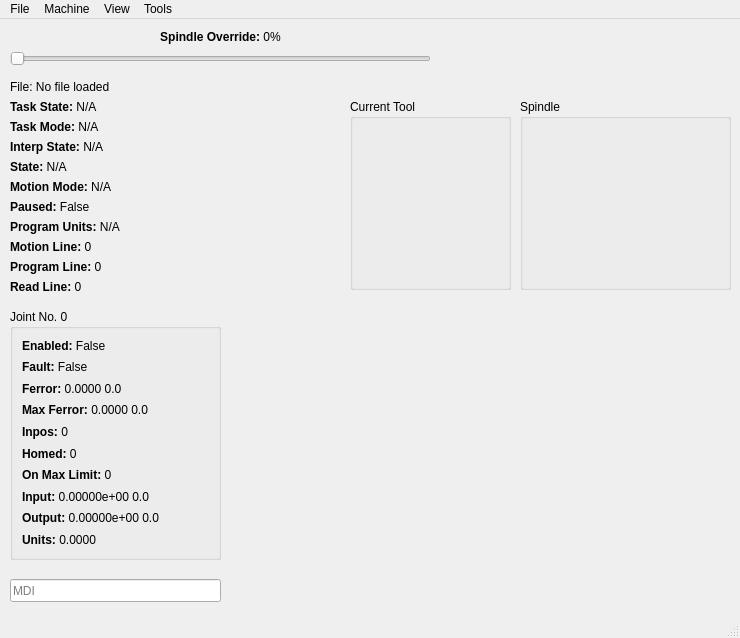
 <widget class="VCPMainWindow" name="Form">
  <property name="geometry">
   <rect>
    <x>0</x>
    <y>0</y>
    <width>740</width>
    <height>638</height>
   </rect>
  </property>
  <property name="focusPolicy">
   <enum>Qt::StrongFocus</enum>
  </property>
  <property name="windowTitle">
   <string>QtPyVCP Demo - Status Labels</string>
  </property>
  <property name="toolTipDuration">
   <number>-1</number>
  </property>
  <property name="promptAtExit" stdset="0">
   <bool>false</bool>
  </property>
  <property name="promot_on_exit" stdset="0">
   <bool>false</bool>
  </property>
  <widget class="QWidget" name="centralwidget">
   <widget class="StatusLabel" name="statuslabelnew_4">
    <property name="geometry">
     <rect>
      <x>10</x>
      <y>120</y>
      <width>191</width>
      <height>16</height>
     </rect>
    </property>
    <property name="text">
     <string>&lt;b&gt;Interp State: &lt;/b&gt;N/A</string>
    </property>
    <property name="rules" stdset="0">
     <string>[{&quot;channels&quot;: [{&quot;url&quot;: &quot;status:interp_state?text&quot;, &quot;trigger&quot;: true}], &quot;property&quot;: &quot;Text&quot;, &quot;expression&quot;: &quot;\&quot;&lt;b&gt;Interp State: &lt;/b&gt;\&quot; + ch[0]&quot;, &quot;name&quot;: &quot;interp state&quot;}]</string>
    </property>
   </widget>
   <widget class="StatusLabel" name="statuslabelnew_7">
    <property name="geometry">
     <rect>
      <x>10</x>
      <y>180</y>
      <width>191</width>
      <height>16</height>
     </rect>
    </property>
    <property name="text">
     <string>&lt;b&gt;Paused: &lt;/b&gt;False</string>
    </property>
    <property name="rules" stdset="0">
     <string>[{&quot;channels&quot;: [{&quot;url&quot;: &quot;status:paused?text&quot;, &quot;trigger&quot;: true}], &quot;property&quot;: &quot;Text&quot;, &quot;expression&quot;: &quot;\&quot;&lt;b&gt;Paused: &lt;/b&gt;\&quot; + ch[0]&quot;, &quot;name&quot;: &quot;paused&quot;}]</string>
    </property>
   </widget>
   <widget class="StatusLabel" name="statuslabelnew_5">
    <property name="geometry">
     <rect>
      <x>10</x>
      <y>140</y>
      <width>191</width>
      <height>16</height>
     </rect>
    </property>
    <property name="text">
     <string>&lt;b&gt;State: &lt;/b&gt;N/A</string>
    </property>
    <property name="rules" stdset="0">
     <string>[{&quot;channels&quot;: [{&quot;url&quot;: &quot;status:state?text&quot;, &quot;trigger&quot;: true}], &quot;property&quot;: &quot;Text&quot;, &quot;expression&quot;: &quot;\&quot;&lt;b&gt;State: &lt;/b&gt;\&quot; + ch[0]&quot;, &quot;name&quot;: &quot;state&quot;}]</string>
    </property>
   </widget>
   <widget class="StatusLabel" name="statuslabelnew_6">
    <property name="geometry">
     <rect>
      <x>10</x>
      <y>160</y>
      <width>191</width>
      <height>16</height>
     </rect>
    </property>
    <property name="text">
     <string>&lt;b&gt;Motion Mode: &lt;/b&gt;N/A</string>
    </property>
    <property name="rules" stdset="0">
     <string>[{&quot;channels&quot;: [{&quot;url&quot;: &quot;status:motion_mode?text&quot;, &quot;trigger&quot;: true}], &quot;property&quot;: &quot;Text&quot;, &quot;expression&quot;: &quot;\&quot;&lt;b&gt;Motion Mode: &lt;/b&gt;\&quot; + ch[0]&quot;, &quot;name&quot;: &quot;motion mode&quot;}]</string>
    </property>
   </widget>
   <widget class="StatusLabel" name="statuslabelnew_8">
    <property name="geometry">
     <rect>
      <x>10</x>
      <y>200</y>
      <width>191</width>
      <height>16</height>
     </rect>
    </property>
    <property name="text">
     <string>&lt;b&gt;Program Units: &lt;/b&gt;N/A</string>
    </property>
    <property name="rules" stdset="0">
     <string>[{&quot;channels&quot;: [{&quot;url&quot;: &quot;status:program_units?text&quot;, &quot;trigger&quot;: true}], &quot;property&quot;: &quot;Text&quot;, &quot;expression&quot;: &quot;\&quot;&lt;b&gt;Program Units: &lt;/b&gt;\&quot; + ch[0]&quot;, &quot;name&quot;: &quot;prog units&quot;}]</string>
    </property>
   </widget>
   <widget class="StatusLabel" name="statuslabelnew">
    <property name="geometry">
     <rect>
      <x>10</x>
      <y>10</y>
      <width>421</width>
      <height>16</height>
     </rect>
    </property>
    <property name="text">
     <string>&lt;b&gt;Spindle Override:&lt;/b&gt;     0%</string>
    </property>
    <property name="alignment">
     <set>Qt::AlignCenter</set>
    </property>
    <property name="rules" stdset="0">
     <string>[{&quot;channels&quot;: [{&quot;url&quot;: &quot;status:spindle.0.override&quot;, &quot;trigger&quot;: true}], &quot;property&quot;: &quot;Text&quot;, &quot;expression&quot;: &quot;\&quot;&lt;b&gt;Spindle Override:&lt;/b&gt; {:6.0%}\&quot;.format(ch[0])&quot;, &quot;name&quot;: &quot;override&quot;}]</string>
    </property>
   </widget>
   <widget class="StatusLabel" name="statuslabelnew_3">
    <property name="geometry">
     <rect>
      <x>10</x>
      <y>100</y>
      <width>191</width>
      <height>16</height>
     </rect>
    </property>
    <property name="text">
     <string>&lt;b&gt;Task Mode:&lt;/b&gt; N/A</string>
    </property>
    <property name="rules" stdset="0">
     <string>[{&quot;channels&quot;: [{&quot;url&quot;: &quot;status:task_mode?text&quot;, &quot;trigger&quot;: true}], &quot;property&quot;: &quot;Text&quot;, &quot;expression&quot;: &quot;\&quot;&lt;b&gt;Task Mode:&lt;/b&gt; \&quot; + ch[0]&quot;, &quot;name&quot;: &quot;Task Mode&quot;}]</string>
    </property>
   </widget>
   <widget class="StatusLabel" name="statuslabelnew_9">
    <property name="geometry">
     <rect>
      <x>10</x>
      <y>220</y>
      <width>191</width>
      <height>16</height>
     </rect>
    </property>
    <property name="text">
     <string>&lt;b&gt;Motion Line:&lt;/b&gt; 0</string>
    </property>
    <property name="rules" stdset="0">
     <string>[{&quot;channels&quot;: [{&quot;url&quot;: &quot;status:motion_line&quot;, &quot;trigger&quot;: true}], &quot;property&quot;: &quot;Text&quot;, &quot;expression&quot;: &quot;\&quot;&lt;b&gt;Motion Line:&lt;/b&gt; {}\&quot;.format(ch[0])&quot;, &quot;name&quot;: &quot;motion line&quot;}]</string>
    </property>
   </widget>
   <widget class="StatusLabel" name="statuslabelnew_11">
    <property name="geometry">
     <rect>
      <x>10</x>
      <y>60</y>
      <width>601</width>
      <height>16</height>
     </rect>
    </property>
    <property name="text">
     <string>&lt;b&gt;File: &lt;/b&gt;No file loaded</string>
    </property>
    <property name="scaledContents">
     <bool>true</bool>
    </property>
    <property name="rules" stdset="0">
     <string>[{&quot;channels&quot;: [{&quot;url&quot;: &quot;status:file&quot;, &quot;trigger&quot;: true}], &quot;property&quot;: &quot;Text&quot;, &quot;expression&quot;: &quot;\&quot;&lt;b&gt;File: &lt;/b&gt;\&quot; + ch[0]&quot;, &quot;name&quot;: &quot;file&quot;}]</string>
    </property>
   </widget>
   <widget class="ActionSlider" name="actionslider">
    <property name="geometry">
     <rect>
      <x>10</x>
      <y>30</y>
      <width>421</width>
      <height>20</height>
     </rect>
    </property>
    <property name="orientation">
     <enum>Qt::Horizontal</enum>
    </property>
    <property name="actionName" stdset="0">
     <string>spindle.0.override</string>
    </property>
   </widget>
   <widget class="StatusLabel" name="statuslabelnew_2">
    <property name="geometry">
     <rect>
      <x>10</x>
      <y>80</y>
      <width>191</width>
      <height>16</height>
     </rect>
    </property>
    <property name="text">
     <string>&lt;b&gt;Task State:&lt;/b&gt; N/A</string>
    </property>
    <property name="rules" stdset="0">
     <string>[{&quot;channels&quot;: [{&quot;url&quot;: &quot;status:task_state?text&quot;, &quot;trigger&quot;: true}], &quot;property&quot;: &quot;Text&quot;, &quot;expression&quot;: &quot;\&quot;&lt;b&gt;Task State:&lt;/b&gt; {}\&quot;.format(ch[0])&quot;, &quot;name&quot;: &quot;Task State&quot;}]</string>
    </property>
   </widget>
   <widget class="StatusLabel" name="statuslabelnew_10">
    <property name="geometry">
     <rect>
      <x>10</x>
      <y>260</y>
      <width>191</width>
      <height>16</height>
     </rect>
    </property>
    <property name="text">
     <string>&lt;b&gt;Read Line:&lt;/b&gt; 0</string>
    </property>
    <property name="rules" stdset="0">
     <string>[{&quot;channels&quot;: [{&quot;url&quot;: &quot;status:read_line&quot;, &quot;trigger&quot;: true}], &quot;property&quot;: &quot;Text&quot;, &quot;expression&quot;: &quot;\&quot;&lt;b&gt;Read Line:&lt;/b&gt; {}\&quot;.format(ch[0])&quot;, &quot;name&quot;: &quot;read line&quot;}]</string>
    </property>
   </widget>
   <widget class="QGroupBox" name="groupBox">
    <property name="geometry">
     <rect>
      <x>10</x>
      <y>290</y>
      <width>211</width>
      <height>251</height>
     </rect>
    </property>
    <property name="title">
     <string>Joint No. 0</string>
    </property>
    <layout class="QVBoxLayout" name="verticalLayout">
     <item>
      <widget class="StatusLabel" name="statuslabelnew_13">
       <property name="text">
        <string>&lt;b&gt;Enabled:&lt;/b&gt; False</string>
       </property>
       <property name="rules" stdset="0">
        <string>[{&quot;channels&quot;: [{&quot;url&quot;: &quot;status:joint.0.enabled&quot;, &quot;trigger&quot;: true}], &quot;property&quot;: &quot;Text&quot;, &quot;expression&quot;: &quot;\&quot;&lt;b&gt;Enabled:&lt;/b&gt; %s\&quot; % bool(ch[0])&quot;, &quot;name&quot;: &quot;enabled&quot;}]</string>
       </property>
      </widget>
     </item>
     <item>
      <widget class="StatusLabel" name="statuslabelnew_14">
       <property name="text">
        <string>&lt;b&gt;Fault:&lt;/b&gt; False</string>
       </property>
       <property name="rules" stdset="0">
        <string>[{&quot;channels&quot;: [{&quot;url&quot;: &quot;status:joint.0.fault&quot;, &quot;trigger&quot;: true}], &quot;property&quot;: &quot;Text&quot;, &quot;expression&quot;: &quot;\&quot;&lt;b&gt;Fault:&lt;/b&gt; %s\&quot; % bool(ch[0])&quot;, &quot;name&quot;: &quot;fault&quot;}]</string>
       </property>
      </widget>
     </item>
     <item>
      <widget class="StatusLabel" name="statuslabelnew_15">
       <property name="text">
        <string>&lt;b&gt;Ferror:&lt;/b&gt; 0.0000 0.0</string>
       </property>
       <property name="rules" stdset="0">
        <string>[{&quot;channels&quot;: [{&quot;url&quot;: &quot;status:joint.0.ferror_current&quot;, &quot;trigger&quot;: true}, {&quot;url&quot;: &quot;status:linear_units?text&quot;, &quot;trigger&quot;: false}], &quot;property&quot;: &quot;Text&quot;, &quot;expression&quot;: &quot;\&quot;&lt;b&gt;Ferror:&lt;/b&gt; {:0.4f} {}\&quot;.format(ch[0], ch[1])&quot;, &quot;name&quot;: &quot;ferror&quot;}]</string>
       </property>
      </widget>
     </item>
     <item>
      <widget class="StatusLabel" name="statuslabelnew_21">
       <property name="text">
        <string>&lt;b&gt;Max Ferror:&lt;/b&gt; 0.0000 0.0</string>
       </property>
       <property name="rules" stdset="0">
        <string>[{&quot;channels&quot;: [{&quot;url&quot;: &quot;status:joint.0.ferror_highmark&quot;, &quot;trigger&quot;: true}, {&quot;url&quot;: &quot;status:linear_units?text&quot;, &quot;trigger&quot;: false}], &quot;property&quot;: &quot;Text&quot;, &quot;expression&quot;: &quot;\&quot;&lt;b&gt;Max Ferror:&lt;/b&gt; {:0.4f} {}\&quot;.format(ch[0], ch[1])&quot;, &quot;name&quot;: &quot;max ferror&quot;}]</string>
       </property>
      </widget>
     </item>
     <item>
      <widget class="StatusLabel" name="statuslabelnew_22">
       <property name="text">
        <string>&lt;b&gt;Inpos:&lt;/b&gt; 0</string>
       </property>
       <property name="rules" stdset="0">
        <string>[{&quot;channels&quot;: [{&quot;url&quot;: &quot;status:joint.0.inpos?text&quot;, &quot;trigger&quot;: true}], &quot;property&quot;: &quot;Text&quot;, &quot;expression&quot;: &quot;\&quot;&lt;b&gt;Inpos:&lt;/b&gt; \&quot; + ch[0]&quot;, &quot;name&quot;: &quot;in pos&quot;}]</string>
       </property>
      </widget>
     </item>
     <item>
      <widget class="StatusLabel" name="statuslabelnew_16">
       <property name="text">
        <string>&lt;b&gt;Homed:&lt;/b&gt; 0</string>
       </property>
       <property name="rules" stdset="0">
        <string>[{&quot;channels&quot;: [{&quot;url&quot;: &quot;status:joint.0.homed?text&quot;, &quot;trigger&quot;: true}], &quot;property&quot;: &quot;Text&quot;, &quot;expression&quot;: &quot;\&quot;&lt;b&gt;Homed:&lt;/b&gt; \&quot; + ch[0]&quot;, &quot;name&quot;: &quot;homed&quot;}]</string>
       </property>
      </widget>
     </item>
     <item>
      <widget class="StatusLabel" name="statuslabelnew_17">
       <property name="text">
        <string>&lt;b&gt;On Max Limit:&lt;/b&gt; 0</string>
       </property>
       <property name="rules" stdset="0">
        <string>[{&quot;channels&quot;: [{&quot;url&quot;: &quot;status:joint.0.max_hard_limit?text&quot;, &quot;trigger&quot;: true}], &quot;property&quot;: &quot;Text&quot;, &quot;expression&quot;: &quot;\&quot;&lt;b&gt;On Max Limit:&lt;/b&gt; \&quot; + ch[0]&quot;, &quot;name&quot;: &quot;New Rule&quot;}]</string>
       </property>
      </widget>
     </item>
     <item>
      <widget class="StatusLabel" name="statuslabelnew_23">
       <property name="text">
        <string>&lt;b&gt;Input:&lt;/b&gt; 0.00000e+00 0.0</string>
       </property>
       <property name="rules" stdset="0">
        <string>[{&quot;channels&quot;: [{&quot;url&quot;: &quot;status:joint.0.input&quot;, &quot;trigger&quot;: true}, {&quot;url&quot;: &quot;status:linear_units?text&quot;, &quot;trigger&quot;: false}], &quot;property&quot;: &quot;Text&quot;, &quot;expression&quot;: &quot;\&quot;&lt;b&gt;Input:&lt;/b&gt; {:0.5e} {}\&quot;.format(ch[0], ch[1])&quot;, &quot;name&quot;: &quot;New Rule&quot;}]</string>
       </property>
      </widget>
     </item>
     <item>
      <widget class="StatusLabel" name="statuslabelnew_20">
       <property name="text">
        <string>&lt;b&gt;Output:&lt;/b&gt; 0.00000e+00 0.0</string>
       </property>
       <property name="rules" stdset="0">
        <string>[{&quot;channels&quot;: [{&quot;url&quot;: &quot;status:joint.0.output&quot;, &quot;trigger&quot;: true}, {&quot;url&quot;: &quot;status:linear_units?text&quot;, &quot;trigger&quot;: false}], &quot;property&quot;: &quot;Text&quot;, &quot;expression&quot;: &quot;\&quot;&lt;b&gt;Output:&lt;/b&gt; {:0.5e} {}\&quot;.format(ch[0], ch[1])&quot;, &quot;name&quot;: &quot;New Rule&quot;}]</string>
       </property>
      </widget>
     </item>
     <item>
      <widget class="StatusLabel" name="statuslabelnew_19">
       <property name="text">
        <string>&lt;b&gt;Units:&lt;/b&gt; 0.0000</string>
       </property>
       <property name="rules" stdset="0">
        <string>[{&quot;channels&quot;: [{&quot;url&quot;: &quot;status:joint.0.units&quot;, &quot;trigger&quot;: true}], &quot;property&quot;: &quot;Text&quot;, &quot;expression&quot;: &quot;\&quot;&lt;b&gt;Units:&lt;/b&gt; {:0.4f}\&quot;.format(ch[0])&quot;, &quot;name&quot;: &quot;New Rule&quot;}]</string>
       </property>
      </widget>
     </item>
    </layout>
   </widget>
   <widget class="MDIEntry" name="mdientry">
    <property name="geometry">
     <rect>
      <x>10</x>
      <y>560</y>
      <width>211</width>
      <height>23</height>
     </rect>
    </property>
    <property name="focusPolicy">
     <enum>Qt::ClickFocus</enum>
    </property>
    <property name="placeholderText">
     <string>MDI</string>
    </property>
   </widget>
   <widget class="QGroupBox" name="groupBox_2">
    <property name="geometry">
     <rect>
      <x>520</x>
      <y>80</y>
      <width>211</width>
      <height>191</height>
     </rect>
    </property>
    <property name="title">
     <string>Spindle</string>
    </property>
    <layout class="QVBoxLayout" name="verticalLayout_2">
     <item>
      <widget class="StatusLabel" name="statuslabelnew_28">
       <property name="rules" stdset="0">
        <string>[{&quot;channels&quot;: [{&quot;url&quot;: &quot;status:spindle.0.enabled?text&quot;, &quot;trigger&quot;: true}], &quot;property&quot;: &quot;Text&quot;, &quot;expression&quot;: &quot;\&quot;&lt;b&gt;Enabled:&lt;/b&gt; \&quot; + ch[0]&quot;, &quot;name&quot;: &quot;New Rule&quot;}]</string>
       </property>
      </widget>
     </item>
     <item>
      <widget class="StatusLabel" name="statuslabelnew_29">
       <property name="rules" stdset="0">
        <string>[{&quot;channels&quot;: [{&quot;url&quot;: &quot;status:spindle.0.speed&quot;, &quot;trigger&quot;: true}], &quot;property&quot;: &quot;Text&quot;, &quot;expression&quot;: &quot;\&quot;&lt;b&gt;Act Speed:&lt;/b&gt; {:.0f} rpm\&quot;.format(ch[0])&quot;, &quot;name&quot;: &quot;speed&quot;}]</string>
       </property>
       <property name="format" stdset="0">
        <string>&lt;b&gt;speed:&lt;/b&gt; {:.1f} rpm</string>
       </property>
      </widget>
     </item>
     <item>
      <widget class="StatusLabel" name="statuslabelnew_24">
       <property name="rules" stdset="0">
        <string>[{&quot;channels&quot;: [{&quot;url&quot;: &quot;status:settings?speed&quot;, &quot;trigger&quot;: true}], &quot;property&quot;: &quot;Text&quot;, &quot;expression&quot;: &quot;\&quot;&lt;b&gt;Prog Speed:&lt;/b&gt; {:.0f} rpm\&quot;.format(ch[0])&quot;, &quot;name&quot;: &quot;New Rule&quot;}]</string>
       </property>
      </widget>
     </item>
     <item>
      <widget class="StatusLabel" name="statuslabelnew_25">
       <property name="rules" stdset="0">
        <string>[{&quot;channels&quot;: [{&quot;url&quot;: &quot;status:spindle.0.direction?text&quot;, &quot;trigger&quot;: true}], &quot;property&quot;: &quot;Text&quot;, &quot;expression&quot;: &quot;\&quot;&lt;b&gt;Direction:&lt;/b&gt; \&quot; + ch[0]&quot;, &quot;name&quot;: &quot;New Rule&quot;}]</string>
       </property>
      </widget>
     </item>
     <item>
      <widget class="StatusLabel" name="statuslabelnew_26">
       <property name="rules" stdset="0">
        <string>[{&quot;channels&quot;: [{&quot;url&quot;: &quot;status:spindle.0.override&quot;, &quot;trigger&quot;: true}], &quot;property&quot;: &quot;Text&quot;, &quot;expression&quot;: &quot;\&quot;&lt;b&gt;Override:&lt;/b&gt; {:.0%}\&quot;.format(ch[0])&quot;, &quot;name&quot;: &quot;New Rule&quot;}]</string>
       </property>
      </widget>
     </item>
     <item>
      <widget class="StatusLabel" name="statuslabelnew_27">
       <property name="rules" stdset="0">
        <string>[{&quot;channels&quot;: [{&quot;url&quot;: &quot;status:spindle.0.override_enabled?text&quot;, &quot;trigger&quot;: true}], &quot;property&quot;: &quot;Text&quot;, &quot;expression&quot;: &quot;\&quot;&lt;b&gt;Override Enabled:&lt;/b&gt; \&quot; + ch[0]&quot;, &quot;name&quot;: &quot;New Rule&quot;}]</string>
       </property>
      </widget>
     </item>
     <item>
      <widget class="StatusLabel" name="statuslabelnew_30">
       <property name="rules" stdset="0">
        <string>[{&quot;channels&quot;: [{&quot;url&quot;: &quot;status:spindle.0.orient_fault?text&quot;, &quot;trigger&quot;: true}], &quot;property&quot;: &quot;Text&quot;, &quot;expression&quot;: &quot;\&quot;&lt;b&gt;Orient Fault:&lt;/b&gt; \&quot; + ch[0]&quot;, &quot;name&quot;: &quot;New Rule&quot;}]</string>
       </property>
      </widget>
     </item>
    </layout>
   </widget>
   <widget class="GcodeBackplot" name="gcodebackplot">
    <property name="geometry">
     <rect>
      <x>240</x>
      <y>290</y>
      <width>491</width>
      <height>301</height>
     </rect>
    </property>
   </widget>
   <widget class="QGroupBox" name="groupBox_3">
    <property name="geometry">
     <rect>
      <x>350</x>
      <y>80</y>
      <width>161</width>
      <height>191</height>
     </rect>
    </property>
    <property name="title">
     <string>Current Tool</string>
    </property>
    <layout class="QVBoxLayout" name="verticalLayout_3">
     <item>
      <widget class="StatusLabel" name="statuslabelnew_34">
       <property name="font">
        <font>
         <pointsize>12</pointsize>
        </font>
       </property>
       <property name="alignment">
        <set>Qt::AlignCenter</set>
       </property>
       <property name="rules" stdset="0">
        <string>[{&quot;channels&quot;: [{&quot;url&quot;: &quot;tooltable:current_tool?tool&quot;, &quot;trigger&quot;: true}], &quot;property&quot;: &quot;Text&quot;, &quot;expression&quot;: &quot;\&quot;&lt;b&gt;Tool No.:&lt;/b&gt; {}\&quot;.format(ch[0])&quot;, &quot;name&quot;: &quot;New Rule&quot;}]</string>
       </property>
      </widget>
     </item>
     <item>
      <widget class="StatusLabel" name="statuslabelnew_31">
       <property name="font">
        <font>
         <weight>75</weight>
         <bold>true</bold>
        </font>
       </property>
       <property name="alignment">
        <set>Qt::AlignCenter</set>
       </property>
       <property name="rules" stdset="0">
        <string>[{&quot;channels&quot;: [{&quot;url&quot;: &quot;tooltable:current_tool?remark&quot;, &quot;trigger&quot;: true}], &quot;property&quot;: &quot;Text&quot;, &quot;expression&quot;: &quot;ch[0]&quot;, &quot;name&quot;: &quot;comment&quot;}]</string>
       </property>
      </widget>
     </item>
     <item>
      <widget class="StatusLabel" name="statuslabelnew_32">
       <property name="rules" stdset="0">
        <string>[{&quot;channels&quot;: [{&quot;url&quot;: &quot;tooltable:current_tool?diameter&quot;, &quot;trigger&quot;: true}, {&quot;url&quot;: &quot;status:linear_units?text&quot;, &quot;trigger&quot;: false}], &quot;property&quot;: &quot;Text&quot;, &quot;expression&quot;: &quot;\&quot;&lt;b&gt;Diameter:&lt;/b&gt; {:0.4} {}\&quot;.format(ch[0], ch[1])&quot;, &quot;name&quot;: &quot;New Rule&quot;}]</string>
       </property>
      </widget>
     </item>
     <item>
      <widget class="StatusLabel" name="statuslabelnew_33">
       <property name="rules" stdset="0">
        <string>[{&quot;channels&quot;: [{&quot;url&quot;: &quot;tooltable:current_tool?z_offset&quot;, &quot;trigger&quot;: true}, {&quot;url&quot;: &quot;status:linear_units?text&quot;, &quot;trigger&quot;: false}], &quot;property&quot;: &quot;Text&quot;, &quot;expression&quot;: &quot;\&quot;&lt;b&gt;Length:&lt;/b&gt; {:0.3f} {}\&quot;.format(ch[0], ch[1])&quot;, &quot;name&quot;: &quot;New Rule&quot;}]</string>
       </property>
      </widget>
     </item>
     <item>
      <widget class="StatusLabel" name="statuslabelnew_35">
       <property name="rules" stdset="0">
        <string>[{&quot;channels&quot;: [{&quot;url&quot;: &quot;tooltable:current_tool?pocket&quot;, &quot;trigger&quot;: true}], &quot;property&quot;: &quot;Text&quot;, &quot;expression&quot;: &quot;\&quot;&lt;b&gt;Pocket:&lt;/b&gt; {}\&quot;.format(ch[0])&quot;, &quot;name&quot;: &quot;New Rule&quot;}]</string>
       </property>
      </widget>
     </item>
    </layout>
   </widget>
   <widget class="StatusLabel" name="statuslabelnew_12">
    <property name="geometry">
     <rect>
      <x>10</x>
      <y>240</y>
      <width>191</width>
      <height>16</height>
     </rect>
    </property>
    <property name="text">
     <string>&lt;b&gt;Program Line:&lt;/b&gt; 0</string>
    </property>
    <property name="rules" stdset="0">
     <string>[{&quot;channels&quot;: [{&quot;url&quot;: &quot;status:current_line&quot;, &quot;trigger&quot;: true}], &quot;property&quot;: &quot;Text&quot;, &quot;expression&quot;: &quot;\&quot;&lt;b&gt;Program Line:&lt;/b&gt; {}\&quot;.format(ch[0])&quot;, &quot;name&quot;: &quot;prog line&quot;}]</string>
    </property>
   </widget>
  </widget>
  <widget class="QMenuBar" name="menuBar">
   <property name="geometry">
    <rect>
     <x>0</x>
     <y>0</y>
     <width>740</width>
     <height>22</height>
    </rect>
   </property>
   <widget class="QMenu" name="menuExit">
    <property name="title">
     <string>File</string>
    </property>
    <widget class="QMenu" name="menuRecentFiles">
     <property name="title">
      <string>Recent &amp;Files</string>
     </property>
     <addaction name="actionFile1"/>
    </widget>
    <addaction name="actionOpen"/>
    <addaction name="menuRecentFiles"/>
    <addaction name="actionReload"/>
    <addaction name="actionClose"/>
    <addaction name="actionSave_As"/>
    <addaction name="separator"/>
    <addaction name="actionExit"/>
   </widget>
   <widget class="QMenu" name="menuMachine">
    <property name="title">
     <string>Machine</string>
    </property>
    <widget class="QMenu" name="menuHoming">
     <property name="title">
      <string>Homing</string>
     </property>
     <addaction name="actionHome_All"/>
     <addaction name="actionHome_X"/>
     <addaction name="actionHome_Y"/>
     <addaction name="actionHome_Z"/>
    </widget>
    <widget class="QMenu" name="menuCooling">
     <property name="title">
      <string>Cooling</string>
     </property>
     <addaction name="action_Mist_toggle"/>
     <addaction name="action_Flood_toggle"/>
    </widget>
    <addaction name="action_EmergencyStop_toggle"/>
    <addaction name="action_MachinePower_toggle"/>
    <addaction name="separator"/>
    <addaction name="actionRun_Program"/>
    <addaction name="actionRun_From_Line"/>
    <addaction name="actionStep"/>
    <addaction name="actionPause"/>
    <addaction name="actionResume"/>
    <addaction name="actionStop"/>
    <addaction name="actionPause_at_M1"/>
    <addaction name="actionSkip_lines_with"/>
    <addaction name="separator"/>
    <addaction name="menuHoming"/>
    <addaction name="menuCooling"/>
    <addaction name="separator"/>
    <addaction name="actionOverride_Limits"/>
   </widget>
   <widget class="QMenu" name="menuView">
    <property name="title">
     <string>View</string>
    </property>
    <addaction name="actionReport_Actual_Position"/>
    <addaction name="actionTest"/>
   </widget>
   <widget class="QMenu" name="menuTools">
    <property name="title">
     <string>Tools</string>
    </property>
    <addaction name="actionHalmeter"/>
    <addaction name="actionHalshow"/>
    <addaction name="actionHAL_Scope"/>
    <addaction name="actionCalibration"/>
   </widget>
   <addaction name="menuExit"/>
   <addaction name="menuMachine"/>
   <addaction name="menuView"/>
   <addaction name="menuTools"/>
  </widget>
  <widget class="QStatusBar" name="statusBar"/>
  <action name="actionExit">
   <property name="text">
    <string>Exit</string>
   </property>
  </action>
  <action name="actionOpen">
   <property name="text">
    <string>&amp;Open ...</string>
   </property>
   <property name="shortcut">
    <string>O</string>
   </property>
  </action>
  <action name="actionClose">
   <property name="text">
    <string>Close</string>
   </property>
  </action>
  <action name="actionReload">
   <property name="text">
    <string>&amp;Reload</string>
   </property>
   <property name="shortcut">
    <string>Ctrl+R</string>
   </property>
  </action>
  <action name="actionSave_As">
   <property name="text">
    <string>Save As ...</string>
   </property>
  </action>
  <action name="actionHome_X">
   <property name="text">
    <string>Home &amp;X</string>
   </property>
  </action>
  <action name="actionHome_Y">
   <property name="text">
    <string>Home &amp;Y</string>
   </property>
  </action>
  <action name="actionHome_Z">
   <property name="text">
    <string>Home &amp;Z</string>
   </property>
  </action>
  <action name="action_EmergencyStop_toggle">
   <property name="text">
    <string>Toggle E-stop</string>
   </property>
   <property name="shortcut">
    <string>F1</string>
   </property>
   <property name="actionName" stdset="0">
    <string>machine.estop.toggle</string>
   </property>
  </action>
  <action name="action_MachinePower_toggle">
   <property name="text">
    <string>Machine Power</string>
   </property>
   <property name="shortcut">
    <string>F2</string>
   </property>
   <property name="actionName" stdset="0">
    <string>machine.power.toggle</string>
   </property>
  </action>
  <action name="actionHome_All">
   <property name="text">
    <string>Home All</string>
   </property>
  </action>
  <action name="actionRun_Program">
   <property name="text">
    <string>Run Program</string>
   </property>
   <property name="shortcut">
    <string>R</string>
   </property>
   <property name="actionName" stdset="0">
    <string>program.run</string>
   </property>
  </action>
  <action name="actionFile1">
   <property name="text">
    <string>File1</string>
   </property>
  </action>
  <action name="actionReport_Actual_Position">
   <property name="checkable">
    <bool>true</bool>
   </property>
   <property name="text">
    <string>Report Actual Position</string>
   </property>
  </action>
  <action name="actionTest">
   <property name="text">
    <string>Test</string>
   </property>
  </action>
  <action name="action_Mist_toggle">
   <property name="checkable">
    <bool>true</bool>
   </property>
   <property name="text">
    <string>Mist</string>
   </property>
   <property name="shortcut">
    <string>F7</string>
   </property>
   <property name="actionName" stdset="0">
    <string>coolant.mist.toggle</string>
   </property>
  </action>
  <action name="action_Flood_toggle">
   <property name="checkable">
    <bool>true</bool>
   </property>
   <property name="text">
    <string>Flood</string>
   </property>
   <property name="shortcut">
    <string>F8</string>
   </property>
   <property name="actionName" stdset="0">
    <string>coolant.flood.toggle</string>
   </property>
  </action>
  <action name="action_program_run">
   <property name="text">
    <string>Run Program</string>
   </property>
  </action>
  <action name="action_coolant_floodToggle">
   <property name="checkable">
    <bool>true</bool>
   </property>
   <property name="text">
    <string>Flood</string>
   </property>
  </action>
  <action name="actionHalshow">
   <property name="text">
    <string>HAL Show</string>
   </property>
   <property name="actionName" stdset="0">
    <string>tool.halshow</string>
   </property>
  </action>
  <action name="actionHalmeter">
   <property name="text">
    <string>HAL Meter</string>
   </property>
   <property name="actionName" stdset="0">
    <string>tool.halmeter</string>
   </property>
  </action>
  <action name="actionHAL_Scope">
   <property name="text">
    <string>HAL Scope</string>
   </property>
   <property name="actionName" stdset="0">
    <string>tool.halscope</string>
   </property>
  </action>
  <action name="actionCalibration">
   <property name="text">
    <string>Calibration</string>
   </property>
   <property name="actionName" stdset="0">
    <string>tool.calibration</string>
   </property>
  </action>
  <action name="actionOverride_Limits">
   <property name="text">
    <string>Override Limits</string>
   </property>
   <property name="actionName" stdset="0">
    <string>machine.override-limits</string>
   </property>
  </action>
  <action name="actionOverride_Limits_2">
   <property name="text">
    <string>Override Limits</string>
   </property>
   <property name="actionName" stdset="0">
    <string>machine.override-limits</string>
   </property>
  </action>
  <action name="actionRun_From_Line">
   <property name="text">
    <string>Run From Line</string>
   </property>
   <property name="actionName" stdset="0">
    <string>program.run-from-line</string>
   </property>
  </action>
  <action name="actionStep">
   <property name="text">
    <string>Step</string>
   </property>
   <property name="shortcut">
    <string>T</string>
   </property>
   <property name="actionName" stdset="0">
    <string>program.step</string>
   </property>
  </action>
  <action name="actionPause">
   <property name="text">
    <string>Pause</string>
   </property>
   <property name="shortcut">
    <string>P</string>
   </property>
   <property name="actionName" stdset="0">
    <string>program.pause</string>
   </property>
  </action>
  <action name="actionStop">
   <property name="text">
    <string>Stop</string>
   </property>
   <property name="shortcut">
    <string>Esc</string>
   </property>
   <property name="actionName" stdset="0">
    <string>program.abort</string>
   </property>
  </action>
  <action name="actionResume">
   <property name="text">
    <string>Resume</string>
   </property>
   <property name="shortcut">
    <string>S</string>
   </property>
   <property name="actionName" stdset="0">
    <string>program.resume</string>
   </property>
  </action>
  <action name="actionPause_at_M1">
   <property name="text">
    <string>Pause at 'M1'</string>
   </property>
   <property name="actionName" stdset="0">
    <string>program.optional-stop.toggle</string>
   </property>
  </action>
  <action name="actionSkip_lines_with">
   <property name="text">
    <string>Skip lines with '/'</string>
   </property>
   <property name="actionName" stdset="0">
    <string>program.block-delete.toggle</string>
   </property>
  </action>
 </widget>
